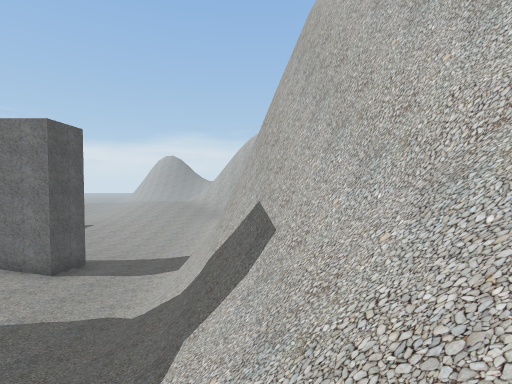
view 1 (above)

12 first-person views from a walk through a Unity game level. The camera is 1.5 m above the floor, tilts 2° down and sees 85° across. The floor is counted in squares, 2 m on a side. Each view is taken from the middle of a square. On the plan, view 1 faces up. The plan holds only what a view shows up to about 10 squares ahead; the rest is blank. The place goes on beyond the plan. The player is left out. Some animated figures are left out.

view 2
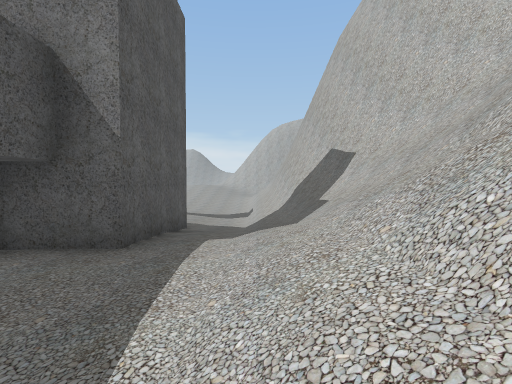

view 3
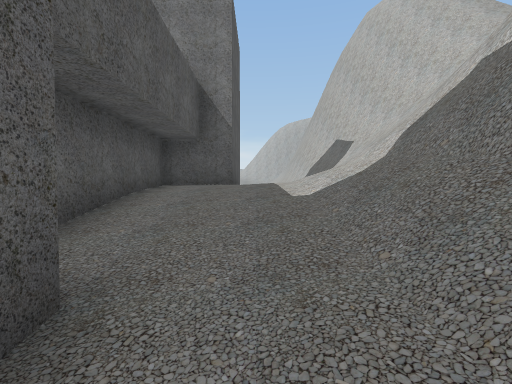

view 4
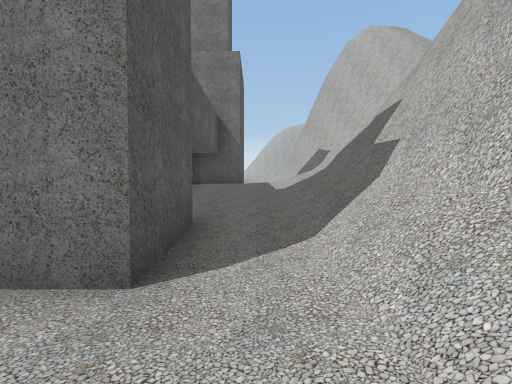

view 5
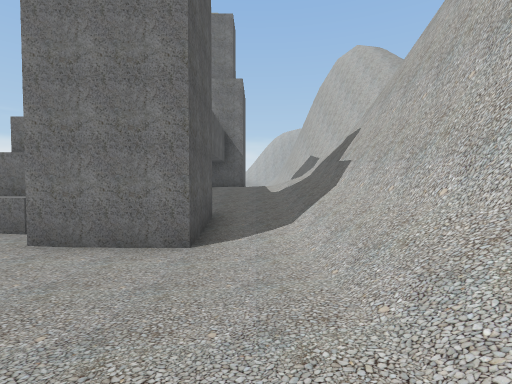

view 6
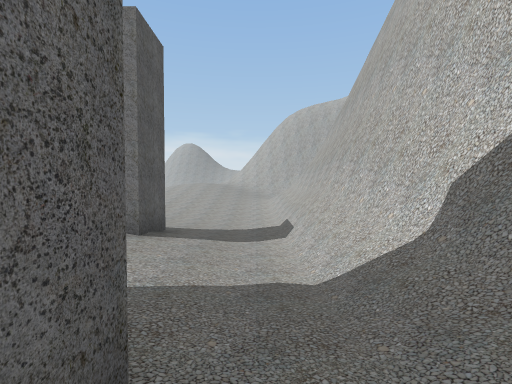

view 7
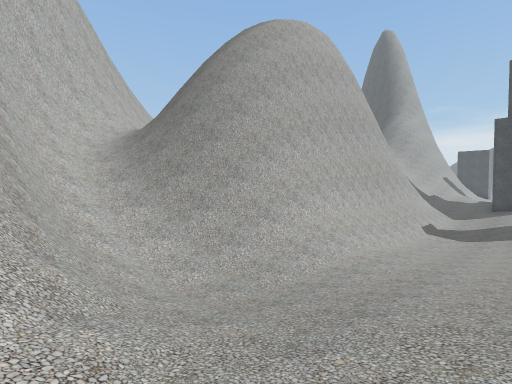

view 8
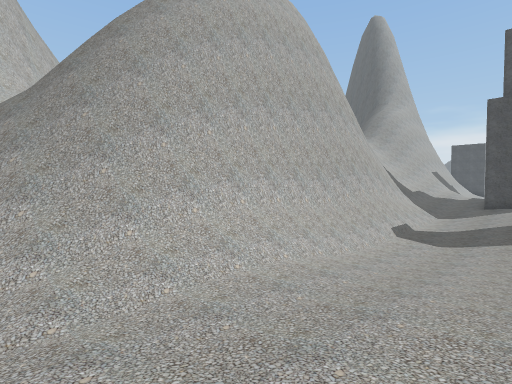

view 9
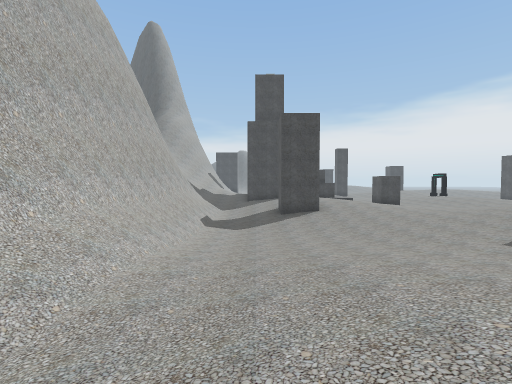

view 10
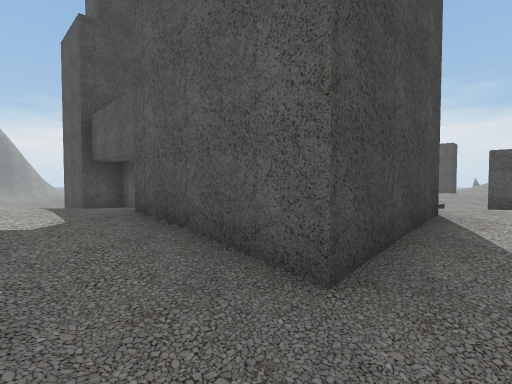

view 11
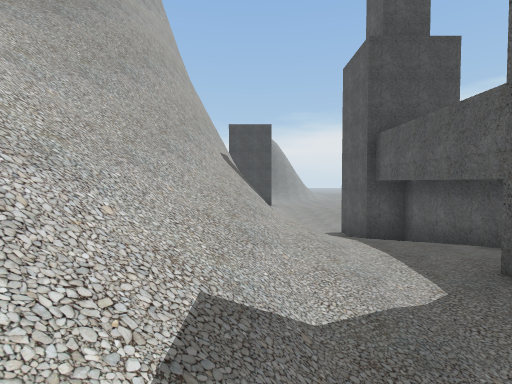

view 12
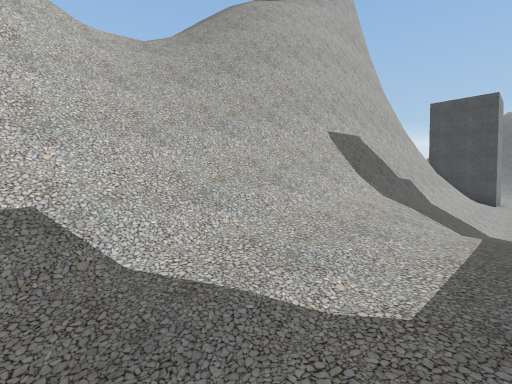

### Floor plan
Key: @ floor where view 1 was taken; # wall or solid block; . main floor; - floor 0.25 m lower than the main floor; : floor 0.5 m higher than the main floor; + floor 0.75 m higher than the main floor; _ floor 0.75 m lower than the main floor; * floor 1.25 m higher than the main floor; % floor 1.75 m higher than the main floor; / step, stairs or slope; = window, fence, low wall or low ledge; v drop or lower ground.
Columns run from 5 left of view 1 to 8 right of it. Each row starts with its distance up from view 1.
 21 %//###
 20 %*//#######
 19 *+:.//////##
 18 ++:./=##///##
 17 +:.//####/=/##
 16 :../##  ###  #
 15 .../##vvv
 14 .../# vv/
 13 ---/# vv
 12 ___/# vv
 11 ___=# vv
 10 ___## vv
  9 -__## vv
  8 #-_## vv
  7 #.-/# vv
  6 ..-/#  v
  5 :../#  v
  4 :../## vv/
  3 ##../####/
  2  #:://##=/
  1  #++///#/
  0 ##++/@///
 -1 #++//##//
 -2 #:+/=###/
 -3 #../##vv/
 -4 #../# vv/
 -5 ##-/# vv/
 -6 ##_/# vv/
 -7 ##_/#  v#
 -8 ___/#  v
 -9 ___/#
-10  __//
-11   -

Where each view was taken, in squares from view 1:
view 1: 0 up, 0 right, facing up
view 2: 3 down, 2 left, facing up
view 3: 6 down, 3 left, facing up
view 4: 9 down, 3 left, facing up
view 5: 11 down, 3 left, facing up
view 6: 2 up, 3 left, facing up
view 7: 21 up, 5 left, facing down-right
view 8: 18 up, 5 left, facing down-right
view 9: 19 up, 4 left, facing down
view 10: 4 up, 2 left, facing down-left
view 11: 3 up, 1 left, facing down
view 12: 2 up, 3 left, facing down-right
